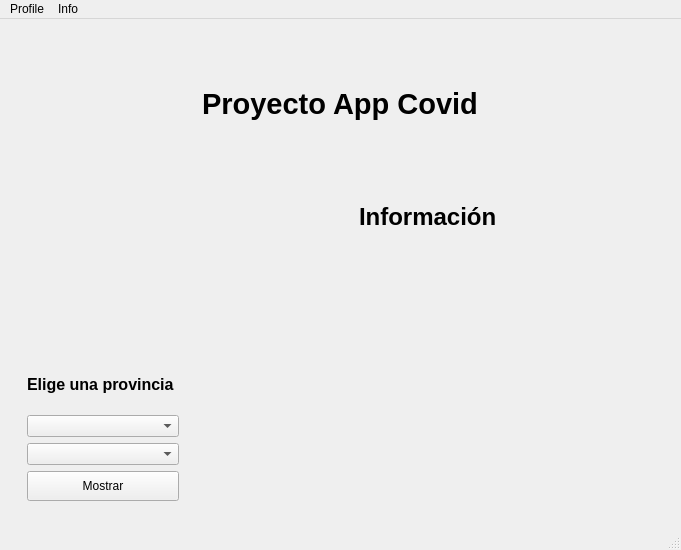
<?xml version="1.0" encoding="UTF-8"?>
<ui version="4.0">
 <class>MainWindow</class>
 <widget class="QMainWindow" name="MainWindow">
  <property name="geometry">
   <rect>
    <x>0</x>
    <y>0</y>
    <width>681</width>
    <height>550</height>
   </rect>
  </property>
  <property name="minimumSize">
   <size>
    <width>650</width>
    <height>500</height>
   </size>
  </property>
  <property name="maximumSize">
   <size>
    <width>1000</width>
    <height>1000</height>
   </size>
  </property>
  <property name="windowTitle">
   <string>MainWindow</string>
  </property>
  <widget class="QWidget" name="centralwidget">
   <property name="sizePolicy">
    <sizepolicy hsizetype="Preferred" vsizetype="Expanding">
     <horstretch>0</horstretch>
     <verstretch>0</verstretch>
    </sizepolicy>
   </property>
   <layout class="QGridLayout" name="gridLayout">
    <item row="0" column="0">
     <layout class="QVBoxLayout" name="verticalLayoutTitulo">
      <property name="spacing">
       <number>0</number>
      </property>
      <item alignment="Qt::AlignHCenter">
       <widget class="QLabel" name="titulo">
        <property name="sizePolicy">
         <sizepolicy hsizetype="Preferred" vsizetype="Expanding">
          <horstretch>0</horstretch>
          <verstretch>0</verstretch>
         </sizepolicy>
        </property>
        <property name="font">
         <font>
          <pointsize>22</pointsize>
          <weight>75</weight>
          <bold>true</bold>
         </font>
        </property>
        <property name="text">
         <string>Proyecto App Covid</string>
        </property>
       </widget>
      </item>
     </layout>
    </item>
    <item row="1" column="0">
     <widget class="QWidget" name="widgetGeneral" native="true">
      <property name="sizePolicy">
       <sizepolicy hsizetype="Preferred" vsizetype="Expanding">
        <horstretch>0</horstretch>
        <verstretch>0</verstretch>
       </sizepolicy>
      </property>
      <property name="maximumSize">
       <size>
        <width>16777214</width>
        <height>16777215</height>
       </size>
      </property>
      <layout class="QHBoxLayout" name="horizontalLayout">
       <item>
        <widget class="QWidget" name="Opciones" native="true">
         <property name="sizePolicy">
          <sizepolicy hsizetype="Fixed" vsizetype="Fixed">
           <horstretch>150</horstretch>
           <verstretch>80</verstretch>
          </sizepolicy>
         </property>
         <property name="minimumSize">
          <size>
           <width>100</width>
           <height>100</height>
          </size>
         </property>
         <property name="maximumSize">
          <size>
           <width>170</width>
           <height>400</height>
          </size>
         </property>
         <layout class="QVBoxLayout" name="verticalLayout_3">
          <item>
           <widget class="QWidget" name="widget_2" native="true">
            <property name="minimumSize">
             <size>
              <width>100</width>
              <height>10</height>
             </size>
            </property>
            <property name="maximumSize">
             <size>
              <width>170</width>
              <height>120</height>
             </size>
            </property>
            <layout class="QVBoxLayout" name="verticalLayout_4">
             <item>
              <widget class="QLabel" name="label_2">
               <property name="sizePolicy">
                <sizepolicy hsizetype="Preferred" vsizetype="Expanding">
                 <horstretch>0</horstretch>
                 <verstretch>0</verstretch>
                </sizepolicy>
               </property>
               <property name="minimumSize">
                <size>
                 <width>120</width>
                 <height>120</height>
                </size>
               </property>
               <property name="maximumSize">
                <size>
                 <width>120</width>
                 <height>120</height>
                </size>
               </property>
               <property name="text">
                <string/>
               </property>
               <property name="pixmap">
                <pixmap resource="ProgramIcons.qrc">:/Imagenes/Icons/logoCovidBlanco.png</pixmap>
               </property>
               <property name="scaledContents">
                <bool>true</bool>
               </property>
              </widget>
             </item>
            </layout>
           </widget>
          </item>
          <item>
           <widget class="QLabel" name="elegirProvincia">
            <property name="enabled">
             <bool>true</bool>
            </property>
            <property name="sizePolicy">
             <sizepolicy hsizetype="Minimum" vsizetype="Expanding">
              <horstretch>0</horstretch>
              <verstretch>0</verstretch>
             </sizepolicy>
            </property>
            <property name="minimumSize">
             <size>
              <width>100</width>
              <height>80</height>
             </size>
            </property>
            <property name="maximumSize">
             <size>
              <width>170</width>
              <height>50</height>
             </size>
            </property>
            <property name="font">
             <font>
              <pointsize>12</pointsize>
              <weight>75</weight>
              <bold>true</bold>
             </font>
            </property>
            <property name="text">
             <string>Elige una provincia</string>
            </property>
            <property name="alignment">
             <set>Qt::AlignLeading|Qt::AlignLeft|Qt::AlignVCenter</set>
            </property>
           </widget>
          </item>
          <item>
           <widget class="QComboBox" name="buscadorProvincia">
            <property name="sizePolicy">
             <sizepolicy hsizetype="Preferred" vsizetype="Expanding">
              <horstretch>0</horstretch>
              <verstretch>0</verstretch>
             </sizepolicy>
            </property>
            <property name="maximumSize">
             <size>
              <width>180</width>
              <height>35</height>
             </size>
            </property>
            <property name="cursor">
             <cursorShape>PointingHandCursor</cursorShape>
            </property>
            <property name="placeholderText">
             <string>Provincias</string>
            </property>
            <item>
             <property name="text">
              <string>Valencia</string>
             </property>
            </item>
            <item>
             <property name="text">
              <string>Alicante</string>
             </property>
            </item>
            <item>
             <property name="text">
              <string>Castellon</string>
             </property>
            </item>
           </widget>
          </item>
          <item>
           <widget class="QComboBox" name="buscadorCiudad">
            <property name="sizePolicy">
             <sizepolicy hsizetype="Preferred" vsizetype="Expanding">
              <horstretch>0</horstretch>
              <verstretch>0</verstretch>
             </sizepolicy>
            </property>
            <property name="placeholderText">
             <string>Elige un municipio</string>
            </property>
           </widget>
          </item>
          <item>
           <widget class="QPushButton" name="mostrarButton">
            <property name="sizePolicy">
             <sizepolicy hsizetype="Minimum" vsizetype="Expanding">
              <horstretch>0</horstretch>
              <verstretch>0</verstretch>
             </sizepolicy>
            </property>
            <property name="minimumSize">
             <size>
              <width>70</width>
              <height>30</height>
             </size>
            </property>
            <property name="maximumSize">
             <size>
              <width>200</width>
              <height>30</height>
             </size>
            </property>
            <property name="cursor">
             <cursorShape>PointingHandCursor</cursorShape>
            </property>
            <property name="text">
             <string>Mostrar</string>
            </property>
           </widget>
          </item>
         </layout>
        </widget>
       </item>
       <item>
        <widget class="QWidget" name="GraficoWidget" native="true">
         <property name="enabled">
          <bool>true</bool>
         </property>
         <property name="sizePolicy">
          <sizepolicy hsizetype="Expanding" vsizetype="Expanding">
           <horstretch>0</horstretch>
           <verstretch>0</verstretch>
          </sizepolicy>
         </property>
         <property name="minimumSize">
          <size>
           <width>0</width>
           <height>0</height>
          </size>
         </property>
         <property name="maximumSize">
          <size>
           <width>16777215</width>
           <height>16777215</height>
          </size>
         </property>
         <layout class="QVBoxLayout" name="verticalLayout_2">
          <item alignment="Qt::AlignHCenter|Qt::AlignTop">
           <widget class="QLabel" name="informacion">
            <property name="sizePolicy">
             <sizepolicy hsizetype="Preferred" vsizetype="Expanding">
              <horstretch>0</horstretch>
              <verstretch>0</verstretch>
             </sizepolicy>
            </property>
            <property name="maximumSize">
             <size>
              <width>150</width>
              <height>100</height>
             </size>
            </property>
            <property name="font">
             <font>
              <pointsize>18</pointsize>
              <weight>75</weight>
              <bold>true</bold>
             </font>
            </property>
            <property name="text">
             <string>Información</string>
            </property>
           </widget>
          </item>
          <item>
           <widget class="QFrame" name="grafico">
            <property name="sizePolicy">
             <sizepolicy hsizetype="Expanding" vsizetype="Expanding">
              <horstretch>0</horstretch>
              <verstretch>0</verstretch>
             </sizepolicy>
            </property>
            <layout class="QGridLayout" name="grafico_2">
             <property name="leftMargin">
              <number>1</number>
             </property>
             <property name="spacing">
              <number>0</number>
             </property>
            </layout>
           </widget>
          </item>
         </layout>
        </widget>
       </item>
      </layout>
     </widget>
    </item>
   </layout>
  </widget>
  <widget class="QMenuBar" name="menubar">
   <property name="geometry">
    <rect>
     <x>0</x>
     <y>0</y>
     <width>681</width>
     <height>23</height>
    </rect>
   </property>
   <widget class="QMenu" name="menuFile">
    <property name="title">
     <string>Profile</string>
    </property>
    <addaction name="actionLogout"/>
    <addaction name="actionExit"/>
   </widget>
   <widget class="QMenu" name="menuInfo">
    <property name="title">
     <string>Info</string>
    </property>
    <widget class="QMenu" name="menuAbout_App">
     <property name="title">
      <string>About</string>
     </property>
     <addaction name="actionAuthor"/>
     <addaction name="actionAbout_App_2"/>
    </widget>
    <addaction name="actionHelp"/>
    <addaction name="menuAbout_App"/>
   </widget>
   <addaction name="menuFile"/>
   <addaction name="menuInfo"/>
  </widget>
  <widget class="QStatusBar" name="statusbar"/>
  <action name="actionExit">
   <property name="icon">
    <iconset resource="ProgramIcons.qrc">
     <normaloff>:/Imagenes/Icons/exit.png</normaloff>:/Imagenes/Icons/exit.png</iconset>
   </property>
   <property name="text">
    <string>Exit</string>
   </property>
   <property name="shortcut">
    <string>Ctrl+Q</string>
   </property>
  </action>
  <action name="actionHelp">
   <property name="icon">
    <iconset>
     <normaloff>../../../../.designer/backup/Icons/help.jpg</normaloff>../../../../.designer/backup/Icons/help.jpg</iconset>
   </property>
   <property name="text">
    <string>Help</string>
   </property>
   <property name="shortcut">
    <string>Ctrl+I</string>
   </property>
  </action>
  <action name="actionLogout">
   <property name="icon">
    <iconset resource="ProgramIcons.qrc">
     <normaloff>:/Imagenes/Icons/logout.png</normaloff>:/Imagenes/Icons/logout.png</iconset>
   </property>
   <property name="text">
    <string>Logout</string>
   </property>
   <property name="shortcut">
    <string>Ctrl+Shift+L</string>
   </property>
  </action>
  <action name="actionLogin">
   <property name="icon">
    <iconset resource="ProgramIcons.qrc">
     <normaloff>:/Imagenes/Icons/profile.png</normaloff>:/Imagenes/Icons/profile.png</iconset>
   </property>
   <property name="text">
    <string>Login</string>
   </property>
   <property name="shortcut">
    <string>Ctrl+L</string>
   </property>
  </action>
  <action name="actionAuthor">
   <property name="checkable">
    <bool>false</bool>
   </property>
   <property name="enabled">
    <bool>false</bool>
   </property>
   <property name="text">
    <string>Author: Georgi Georgiev DI 2021-2022</string>
   </property>
  </action>
  <action name="actionAbout_App_2">
   <property name="text">
    <string>About App</string>
   </property>
  </action>
 </widget>
 <resources>
  <include location="ProgramIcons.qrc"/>
 </resources>
 <connections/>
</ui>
